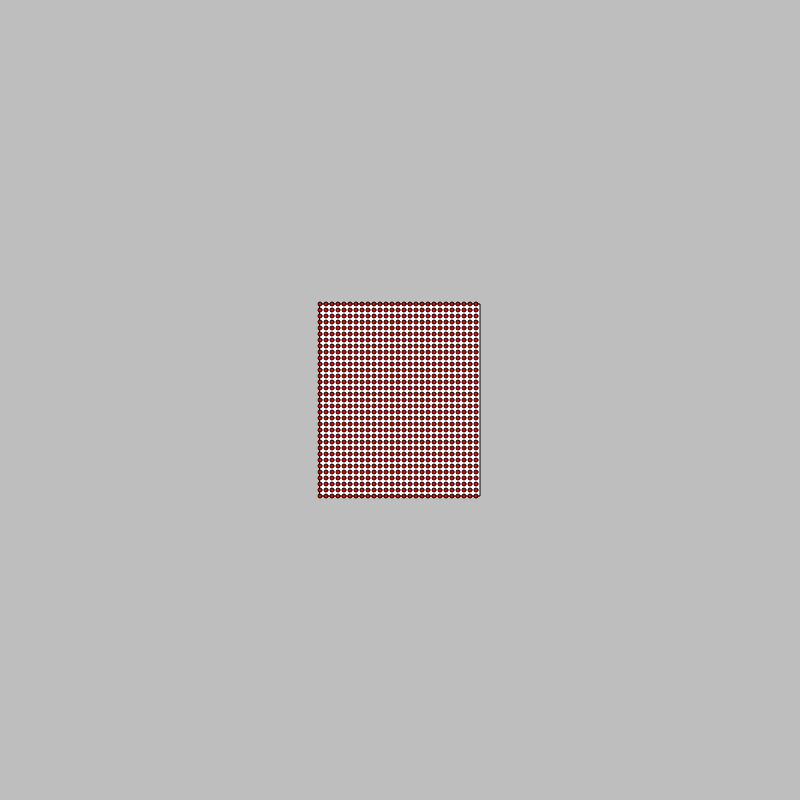
Frame 1 (no input)
Frame 2 (the mouse pressed at the canvas centre, redrawn once): identical to frame 1, image omitted

The p5.js sketch that drew this single still picture (run headless with seeded random() and noise() and a simulated clock; the mouse was pressed at the canvas centre and the sketch redrawn once):

// p5.js sketch
// ── sketch.js
//Unnamed; Month, Year. 

let containerWidth = 160; 
let containerHeight = 192; 

let num = 30; 
let sizeOfCirc = 4; 

let n = []; 

function setup() {
createCanvas(800, 800); //in 16:9 aspect ratio. 
}

function draw() {
background(190);

//container
push(); 
translate (width/2-containerWidth/2, height/2-containerHeight/2); 
rect (0,0, 160, 192);

//particle
fill ('red'); 

for (let x = 0; x<=containerWidth; x+=6){
    for (let y = 0; y<=containerHeight; y+=6){
    circle (x,y,sizeOfCirc); 
    n.push(x); 
    }
}

console.log(n); 


pop(); 

noLoop(); 
}
